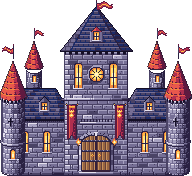
#> input picture godot-xiaoguai/art/export/castle_keep.png, 192 x 176 px, given in place of dragon_10_elder_dragon.png, which was not available
$ python make_icon.py
#> lines starting #> are read from the running program, lines starting #| are printed output that depends on the picture; after the words box and inside, x2 and y2 are one past the last pixel; in counts of white or black regions, pixels touching at a corner belong together; pictures that were not available may be replaced by others from this repository, and a replacement may not be noted
"""Draws the game icon for "Evolve or Fall" from the game's own sprites: Xiao Guai, small and bright, standing on a
crumbling ledge, with the huge shadow of his final form (the Elder Dragon) rising behind him. One glance says it:
a tiny monster, a giant future, and a drop below. Pixel art at 128 px, scaled up with no smoothing.
Run from the project folder: python art/tools/make_icon.py"""
import math
import os
import random
from PIL import Image, ImageDraw, ImageFilter, ImageChops

HERE = os.path.dirname(__file__)
EXPORT = os.path.join(HERE, "..", "export")
OUT = os.path.join(HERE, "..", "..")
S = 128


def frame(name, size):
    img = Image.open(os.path.join(EXPORT, name + ".png")).convert("RGBA")
    return img.crop((0, 0, size, size))


def silhouette(img, col):
    a = img.split()[3].point(lambda v: 255 if v > 20 else 0)
    out = Image.new("RGBA", img.size, col + (255,))
    out.putalpha(a)
    return out


def outline(img, col, grow=1):
    a = img.split()[3].point(lambda v: 255 if v > 20 else 0)
    big = a.filter(ImageFilter.MaxFilter(grow * 2 + 1))
    ring = ImageChops.subtract(big, a)
    out = Image.new("RGBA", img.size, col + (255,))
    out.putalpha(ring)
    return out


def main():
    random.seed(4)
    canvas = Image.new("RGBA", (S, S), (0, 0, 0, 255))
    d = ImageDraw.Draw(canvas)
    # night sky: deep blue at the top, violet low down
    for y in range(S):
        t = y / (S - 1)
        d.line([(0, y), (S, y)], fill=(int(14 + 52 * t), int(10 + 14 * t), int(36 + 46 * t), 255))
    # a hot glow behind the little monster
    glow = Image.new("RGBA", (S, S), (0, 0, 0, 0))
#> glow: PIL image 128x128 RGBA; every value is 0
    gd = ImageDraw.Draw(glow)
    for r, a in [(58, 28), (46, 40), (34, 56), (22, 78)]:
        gd.ellipse([64 - r, 92 - r, 64 + r, 92 + r], fill=(255, 140, 40, a))
    canvas.alpha_composite(glow)
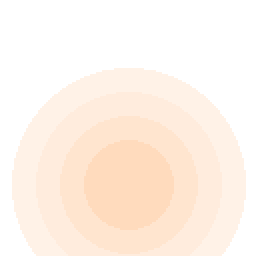
#> glow: PIL image 128x128 RGBA (shown 2 times larger); mean R, G, B, A 143.9, 79, 22.6, 26.2; transparent parts drawn white
    # stars
    for _ in range(26):
        x, y = random.randint(2, S - 3), random.randint(2, 60)
        d.point((x, y), fill=(255, 255, 255, 255) if random.random() < 0.5 else (170, 190, 255, 255))
    # the dragon of the future: a huge dark silhouette with a violet rim and burning eyes
    dragon = frame("dragon_10_elder_dragon", 48).resize((108, 108), Image.NEAREST)
#> in frame, img is the input picture: PIL image 192x176 RGBA; mean R, G, B, A 74.2, 60.4, 77.6, 171
    shadow = silhouette(dragon, (58, 30, 92))
#> in silhouette, `a = img.split()[3].point(lambda v: 255 if v > 20 else 0)`:
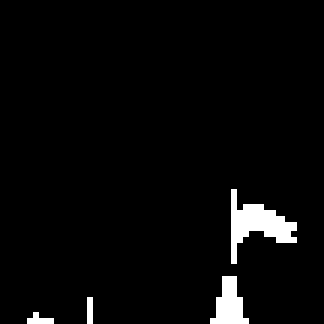
#> a: PIL image 108x108 L (shown 3 times larger); 3.3% white; 4 white regions (1 under 20 px), largest, box (x1, y1, x2, y2) and area: (77, 63, 99, 88) 226, (70, 92, 83, 108) 124, (9, 104, 18, 108) 22
    rim = outline(dragon, (150, 80, 190), 1)
#> in outline, `big = a.filter(ImageFilter.MaxFilter(grow * 2 + 1))`: big: PIL image 108x108 L; 5.1% white; 4 white regions, box (x1, y1, x2, y2) and area: (76, 62, 100, 89) 340, (69, 91, 84, 108) 171, (8, 103, 19, 108) 41, (28, 98, 32, 108) 40
#> in outline, `ring = ImageChops.subtract(big, a)`: ring: PIL image 108x108 L; 1.7% white in thin lines or dots, all inside (x1, y1, x2, y2) = (8, 62, 100, 108)
#> in outline, `out = Image.new("RGBA", img.size, col + (255,))`:
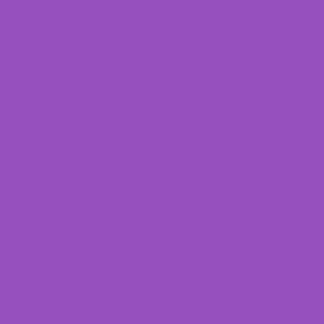
#> out: PIL image 108x108 RGBA (shown 3 times larger); mean R, G, B, A 150, 80, 190, 255
#> in outline, `out.putalpha(ring)`:
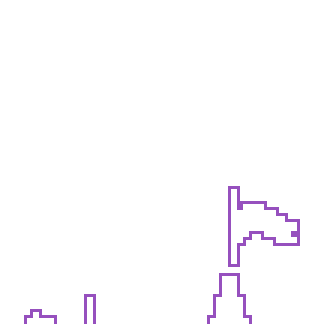
#> out: PIL image 108x108 RGBA (shown 3 times larger); mean R, G, B, A 150, 80, 190, 4.4; transparent parts drawn white
    canvas.alpha_composite(shadow, (10, 2))
    canvas.alpha_composite(rim, (10, 2))
    # the ledge he stands on, cracked and crumbling, with pebbles falling away
    ledge = [(0, 104), (30, 101), (52, 104), (76, 101), (100, 104), (128, 100), (128, 128), (0, 128)]
    d.polygon(ledge, fill=(34, 24, 44, 255))
    d.line([(0, 104), (30, 101), (52, 104), (76, 101), (100, 104), (128, 100)], fill=(120, 84, 110, 255), width=2)
    d.line([(60, 104), (57, 112), (62, 118), (58, 128)], fill=(10, 6, 16, 255), width=1)
    d.line([(88, 102), (92, 110), (87, 116)], fill=(10, 6, 16, 255), width=1)
    for x, y, r in [(54, 112, 2), (96, 118, 1), (30, 114, 1), (70, 124, 1)]:
        d.ellipse([x - r, y - r, x + r, y + r], fill=(90, 66, 90, 255))
    # Xiao Guai: small, bright and outlined, so he reads even at 32 px
    hero = frame("xiaoguai_base", 16).resize((80, 80), Image.NEAREST)
#> call 2 of frame, with name = 'xiaoguai_base', size = 16
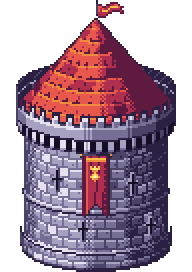
#> input picture godot-xiaoguai/art/export/castle_tower_big.png, 96 x 136 px, given in place of xiaoguai_base.png, which was not available (shown 2 times larger)
#> in frame, img is the input picture: PIL image 96x136 RGBA; mean R, G, B, A 75.8, 52.3, 68.3, 157.8
#> in frame (call 2), `return img.crop((0, 0, size, size))`: returned value: PIL image 16x16 RGBA; every value is 0
#> hero: PIL image 80x80 RGBA; every value is 0
    canvas.alpha_composite(outline(hero, (255, 244, 220), 2), (24, 26))
#> call 2 of outline, with col = (255, 244, 220), grow = 2
#> in outline (call 2), `a = img.split()[3].point(lambda v: 255 if v > 20 else 0)`: a: PIL image 80x80 L; every value is 0
#> in outline (call 2), `out = Image.new("RGBA", img.size, col + (255,))`:
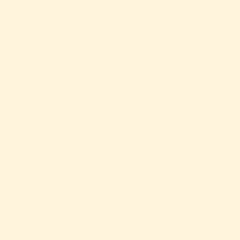
#> out: PIL image 80x80 RGBA (shown 3 times larger); mean R, G, B, A 255, 244, 220, 255
    canvas.alpha_composite(hero, (24, 26))
    # a golden "level up" chevron and sparks over his head: the evolve part
    for i, (y, w, a) in enumerate([(14, 7, 255), (8, 7, 190), (2, 7, 110)]):
        d.line([(64 - w, y + 7), (64, y), (64 + w, y + 7)], fill=(255, 216, 74, a), width=2)
    for x, y in [(44, 22), (84, 20), (36, 48), (94, 52), (52, 8), (78, 10)]:
        d.line([(x - 2, y), (x + 2, y)], fill=(255, 235, 160, 255))
        d.line([(x, y - 2), (x, y + 2)], fill=(255, 235, 160, 255))
    # a thin golden frame
    d.rectangle([0, 0, S - 1, S - 1], outline=(255, 190, 70, 255))
    d.rectangle([1, 1, S - 2, S - 2], outline=(120, 70, 30, 255))
    rgb = canvas.convert("RGB")
    sizes = {512: "icon.png", 256: "art/icon_256.png", 128: "art/icon_128.png", 64: "art/icon_64.png", 32: "art/icon_32.png"}
    for px, name in sizes.items():
        rgb.resize((px, px), Image.NEAREST if px >= 128 else Image.LANCZOS).save(os.path.join(OUT, name))
#> this loop made 5 passes
#> pass 2, in main, `rgb.resize((px, px), Image.NEAREST if px >= 128 else Image.LANCZOS).sa..`:
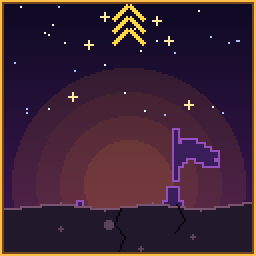
#> saved as icon_256.png: PIL image 256x256 RGB; mean R, G, B 63.2, 36.2, 53.9
    print("icons written")


if __name__ == "__main__":
    main()
